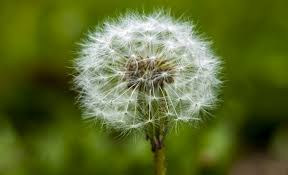
#> input picture hh.jpg, 288 x 175 px, found by its file name
$ python adaptive-thresholding.py
#> lines starting #> are read from the running program, lines starting #| are printed output that depends on the picture; after the words box and inside, x2 and y2 are one past the last pixel; in counts of white or black regions, pixels touching at a corner belong together
import cv2
import numpy as np

# Membaca gambar dalam grayscale
image = cv2.imread('hh.jpg', 0)
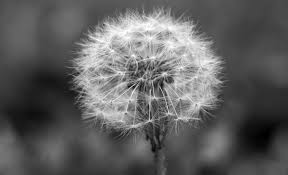
#> image: shape (175, 288); min 0, max 255, mean 95.5

# Menerapkan thresholding
ret, thresh_image = cv2.threshold(image, 127, 255, cv2.THRESH_BINARY)
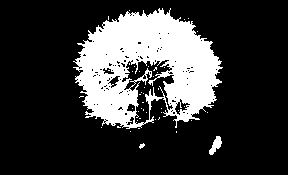
#> thresh_image: shape (175, 288); 21.9% white; 45 white regions (42 under 20 px), largest, box (x1, y1, x2, y2) and area: (73, 8, 223, 129) 10809, (209, 136, 222, 155) 127, (139, 143, 145, 149) 21

# Menampilkan hasil
cv2.imshow('Thresholded Image', thresh_image)
cv2.waitKey(0)
cv2.destroyAllWindows()

$ run again, with dk.jpg copied over hh.jpg
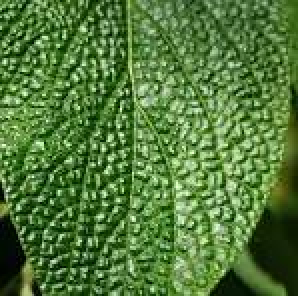
#> input picture dk.jpg, 149 x 148 px, found by its file name (shown 2 times larger)
#> `image = cv2.imread('hh.jpg', 0)`:
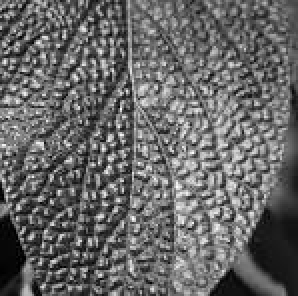
#> image: shape (148, 149) (shown 2 times larger); min 0, max 255, mean 102.5
#> `ret, thresh_image = cv2.threshold(image, 127, 255, cv2.THRESH_BINARY)`:
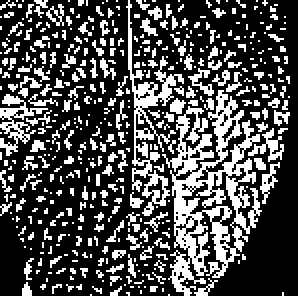
#> thresh_image: shape (148, 149) (shown 2 times larger); 30.4% white in thin lines or dots

$ run again, with ss.jpg copied over hh.jpg
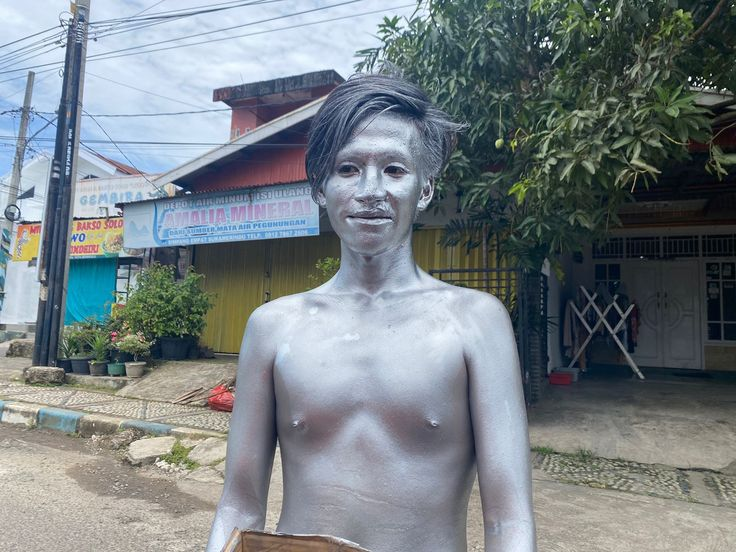
#> input picture ss.jpg, 736 x 552 px, found by its file name
#> `image = cv2.imread('hh.jpg', 0)`:
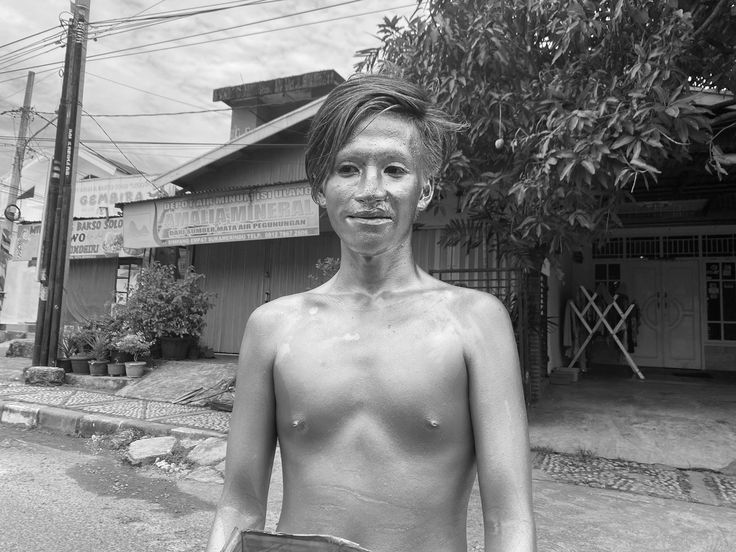
#> image: shape (552, 736); min 0, max 255, mean 125.9
#> `ret, thresh_image = cv2.threshold(image, 127, 255, cv2.THRESH_BINARY)`:
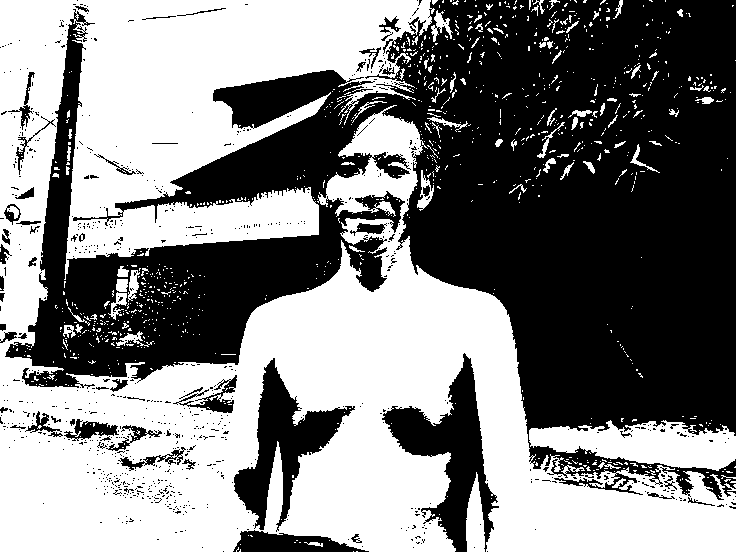
#> thresh_image: shape (552, 736); 50.7% white; 806 black regions (753 under 20 px), largest, box (x1, y1, x2, y2) and area: (5, 0, 736, 500) 176550, (382, 353, 499, 552) 7996, (234, 358, 355, 532) 6774
